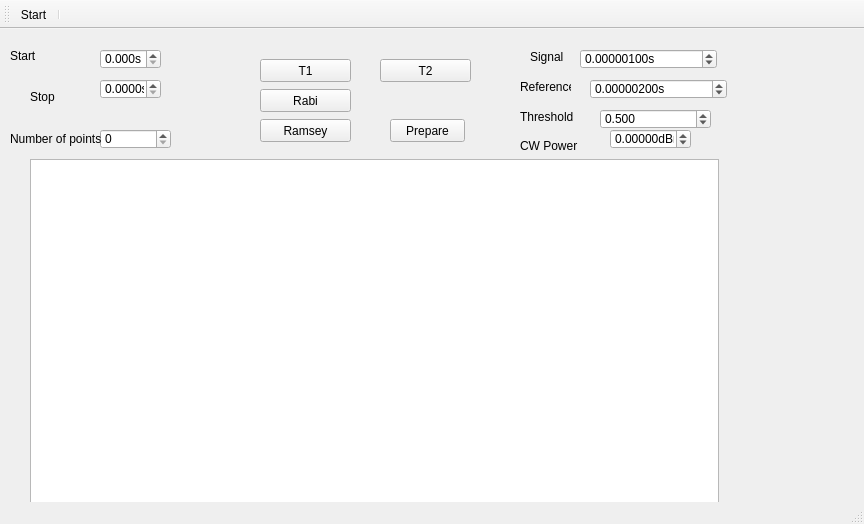
<?xml version="1.0" encoding="UTF-8"?>
<ui version="4.0">
 <class>MainWindow</class>
 <widget class="QMainWindow" name="MainWindow">
  <property name="geometry">
   <rect>
    <x>0</x>
    <y>0</y>
    <width>864</width>
    <height>524</height>
   </rect>
  </property>
  <property name="windowTitle">
   <string>MainWindow</string>
  </property>
  <widget class="QWidget" name="centralwidget">
   <widget class="PlotWidget" name="dummy_graph">
    <property name="geometry">
     <rect>
      <x>30</x>
      <y>130</y>
      <width>689</width>
      <height>359</height>
     </rect>
    </property>
   </widget>
   <widget class="QLabel" name="label">
    <property name="geometry">
     <rect>
      <x>10</x>
      <y>20</y>
      <width>80</width>
      <height>13</height>
     </rect>
    </property>
    <property name="sizePolicy">
     <sizepolicy hsizetype="Minimum" vsizetype="Fixed">
      <horstretch>0</horstretch>
      <verstretch>0</verstretch>
     </sizepolicy>
    </property>
    <property name="text">
     <string>Start</string>
    </property>
   </widget>
   <widget class="ScienDSpinBox" name="fcw_doubleSpinBox">
    <property name="geometry">
     <rect>
      <x>100</x>
      <y>20</y>
      <width>61</width>
      <height>20</height>
     </rect>
    </property>
    <property name="sizePolicy">
     <sizepolicy hsizetype="Minimum" vsizetype="Fixed">
      <horstretch>0</horstretch>
      <verstretch>0</verstretch>
     </sizepolicy>
    </property>
    <property name="suffix">
     <string>s</string>
    </property>
    <property name="decimals">
     <number>3</number>
    </property>
    <property name="maximum">
     <double>10000000000.000000000000000</double>
    </property>
    <property name="singleStep">
     <double>0.010000000000000</double>
    </property>
    <property name="value">
     <double>0.000000000000000</double>
    </property>
   </widget>
   <widget class="ScienDSpinBox" name="fmin_doubleSpinBox">
    <property name="geometry">
     <rect>
      <x>600</x>
      <y>80</y>
      <width>111</width>
      <height>20</height>
     </rect>
    </property>
    <property name="sizePolicy">
     <sizepolicy hsizetype="Minimum" vsizetype="Fixed">
      <horstretch>0</horstretch>
      <verstretch>0</verstretch>
     </sizepolicy>
    </property>
    <property name="suffix">
     <string/>
    </property>
    <property name="decimals">
     <number>3</number>
    </property>
    <property name="maximum">
     <double>1.000000000000000</double>
    </property>
    <property name="singleStep">
     <double>0.001000000000000</double>
    </property>
    <property name="value">
     <double>0.500000000000000</double>
    </property>
   </widget>
   <widget class="QLabel" name="label_2">
    <property name="geometry">
     <rect>
      <x>520</x>
      <y>80</y>
      <width>61</width>
      <height>16</height>
     </rect>
    </property>
    <property name="sizePolicy">
     <sizepolicy hsizetype="Minimum" vsizetype="Fixed">
      <horstretch>0</horstretch>
      <verstretch>0</verstretch>
     </sizepolicy>
    </property>
    <property name="text">
     <string>Threshold</string>
    </property>
   </widget>
   <widget class="QLabel" name="label_3">
    <property name="geometry">
     <rect>
      <x>530</x>
      <y>20</y>
      <width>41</width>
      <height>16</height>
     </rect>
    </property>
    <property name="sizePolicy">
     <sizepolicy hsizetype="Minimum" vsizetype="Fixed">
      <horstretch>0</horstretch>
      <verstretch>0</verstretch>
     </sizepolicy>
    </property>
    <property name="text">
     <string>Signal</string>
    </property>
   </widget>
   <widget class="ScienDSpinBox" name="fstep_doubleSpinBox">
    <property name="geometry">
     <rect>
      <x>580</x>
      <y>20</y>
      <width>137</width>
      <height>20</height>
     </rect>
    </property>
    <property name="sizePolicy">
     <sizepolicy hsizetype="Minimum" vsizetype="Fixed">
      <horstretch>0</horstretch>
      <verstretch>0</verstretch>
     </sizepolicy>
    </property>
    <property name="suffix">
     <string>s</string>
    </property>
    <property name="decimals">
     <number>8</number>
    </property>
    <property name="maximum">
     <double>1.000000000000000</double>
    </property>
    <property name="singleStep">
     <double>0.000001000000000</double>
    </property>
    <property name="value">
     <double>0.000001000000000</double>
    </property>
   </widget>
   <widget class="ScienDSpinBox" name="fmax_doubleSpinBox">
    <property name="geometry">
     <rect>
      <x>590</x>
      <y>50</y>
      <width>137</width>
      <height>20</height>
     </rect>
    </property>
    <property name="sizePolicy">
     <sizepolicy hsizetype="Minimum" vsizetype="Fixed">
      <horstretch>0</horstretch>
      <verstretch>0</verstretch>
     </sizepolicy>
    </property>
    <property name="suffix">
     <string>s</string>
    </property>
    <property name="decimals">
     <number>8</number>
    </property>
    <property name="maximum">
     <double>1.000000000000000</double>
    </property>
    <property name="singleStep">
     <double>0.000001000000000</double>
    </property>
    <property name="value">
     <double>0.000002000000000</double>
    </property>
   </widget>
   <widget class="QLabel" name="label_6">
    <property name="geometry">
     <rect>
      <x>520</x>
      <y>110</y>
      <width>85</width>
      <height>13</height>
     </rect>
    </property>
    <property name="sizePolicy">
     <sizepolicy hsizetype="Minimum" vsizetype="Fixed">
      <horstretch>0</horstretch>
      <verstretch>0</verstretch>
     </sizepolicy>
    </property>
    <property name="text">
     <string>CW Power</string>
    </property>
   </widget>
   <widget class="ScienDSpinBox" name="pcw_doubleSpinBox">
    <property name="geometry">
     <rect>
      <x>610</x>
      <y>100</y>
      <width>81</width>
      <height>20</height>
     </rect>
    </property>
    <property name="sizePolicy">
     <sizepolicy hsizetype="Minimum" vsizetype="Fixed">
      <horstretch>0</horstretch>
      <verstretch>0</verstretch>
     </sizepolicy>
    </property>
    <property name="suffix">
     <string>dBm</string>
    </property>
    <property name="decimals">
     <number>5</number>
    </property>
    <property name="minimum">
     <double>-1000.000000000000000</double>
    </property>
    <property name="maximum">
     <double>100.000000000000000</double>
    </property>
    <property name="value">
     <double>0.000000000000000</double>
    </property>
   </widget>
   <widget class="QLabel" name="label_5">
    <property name="geometry">
     <rect>
      <x>30</x>
      <y>60</y>
      <width>51</width>
      <height>16</height>
     </rect>
    </property>
    <property name="sizePolicy">
     <sizepolicy hsizetype="Minimum" vsizetype="Fixed">
      <horstretch>0</horstretch>
      <verstretch>0</verstretch>
     </sizepolicy>
    </property>
    <property name="text">
     <string>Stop</string>
    </property>
   </widget>
   <widget class="QDoubleSpinBox" name="stime_doubleSpinBox">
    <property name="geometry">
     <rect>
      <x>100</x>
      <y>50</y>
      <width>61</width>
      <height>20</height>
     </rect>
    </property>
    <property name="sizePolicy">
     <sizepolicy hsizetype="Minimum" vsizetype="Fixed">
      <horstretch>0</horstretch>
      <verstretch>0</verstretch>
     </sizepolicy>
    </property>
    <property name="suffix">
     <string>s</string>
    </property>
    <property name="decimals">
     <number>4</number>
    </property>
    <property name="minimum">
     <double>0.000000000000000</double>
    </property>
    <property name="maximum">
     <double>10000000000.000000000000000</double>
    </property>
    <property name="singleStep">
     <double>10000.000000000000000</double>
    </property>
    <property name="value">
     <double>0.000000000000000</double>
    </property>
   </widget>
   <widget class="QSpinBox" name="npts_doubleSpinBox">
    <property name="geometry">
     <rect>
      <x>100</x>
      <y>100</y>
      <width>71</width>
      <height>20</height>
     </rect>
    </property>
    <property name="minimum">
     <number>0</number>
    </property>
    <property name="maximum">
     <number>1000</number>
    </property>
    <property name="singleStep">
     <number>1</number>
    </property>
    <property name="value">
     <number>0</number>
    </property>
   </widget>
   <widget class="QLabel" name="label_7">
    <property name="geometry">
     <rect>
      <x>10</x>
      <y>100</y>
      <width>111</width>
      <height>20</height>
     </rect>
    </property>
    <property name="sizePolicy">
     <sizepolicy hsizetype="Minimum" vsizetype="Fixed">
      <horstretch>0</horstretch>
      <verstretch>0</verstretch>
     </sizepolicy>
    </property>
    <property name="text">
     <string>Number of points</string>
    </property>
   </widget>
   <widget class="QLabel" name="label_8">
    <property name="geometry">
     <rect>
      <x>520</x>
      <y>50</y>
      <width>51</width>
      <height>16</height>
     </rect>
    </property>
    <property name="sizePolicy">
     <sizepolicy hsizetype="Minimum" vsizetype="Fixed">
      <horstretch>0</horstretch>
      <verstretch>0</verstretch>
     </sizepolicy>
    </property>
    <property name="text">
     <string>Reference</string>
    </property>
   </widget>
   <widget class="QPushButton" name="do_fit_PushButton">
    <property name="geometry">
     <rect>
      <x>260</x>
      <y>30</y>
      <width>91</width>
      <height>23</height>
     </rect>
    </property>
    <property name="sizePolicy">
     <sizepolicy hsizetype="Minimum" vsizetype="Fixed">
      <horstretch>0</horstretch>
      <verstretch>0</verstretch>
     </sizepolicy>
    </property>
    <property name="text">
     <string>T1</string>
    </property>
   </widget>
   <widget class="QPushButton" name="do_fit_PushButton_2">
    <property name="geometry">
     <rect>
      <x>260</x>
      <y>90</y>
      <width>91</width>
      <height>23</height>
     </rect>
    </property>
    <property name="sizePolicy">
     <sizepolicy hsizetype="Minimum" vsizetype="Fixed">
      <horstretch>0</horstretch>
      <verstretch>0</verstretch>
     </sizepolicy>
    </property>
    <property name="text">
     <string>Ramsey</string>
    </property>
   </widget>
   <widget class="QPushButton" name="do_fit_PushButton_3">
    <property name="geometry">
     <rect>
      <x>260</x>
      <y>60</y>
      <width>91</width>
      <height>23</height>
     </rect>
    </property>
    <property name="sizePolicy">
     <sizepolicy hsizetype="Minimum" vsizetype="Fixed">
      <horstretch>0</horstretch>
      <verstretch>0</verstretch>
     </sizepolicy>
    </property>
    <property name="text">
     <string>Rabi</string>
    </property>
   </widget>
   <widget class="QPushButton" name="do_fit_PushButton_4">
    <property name="geometry">
     <rect>
      <x>380</x>
      <y>30</y>
      <width>91</width>
      <height>23</height>
     </rect>
    </property>
    <property name="sizePolicy">
     <sizepolicy hsizetype="Minimum" vsizetype="Fixed">
      <horstretch>0</horstretch>
      <verstretch>0</verstretch>
     </sizepolicy>
    </property>
    <property name="text">
     <string>T2</string>
    </property>
   </widget>
   <widget class="QPushButton" name="pushButton">
    <property name="geometry">
     <rect>
      <x>390</x>
      <y>90</y>
      <width>75</width>
      <height>23</height>
     </rect>
    </property>
    <property name="text">
     <string>Prepare</string>
    </property>
   </widget>
  </widget>
  <widget class="QStatusBar" name="statusbar"/>
  <widget class="QToolBar" name="toolBar">
   <property name="windowTitle">
    <string>toolBar</string>
   </property>
   <attribute name="toolBarArea">
    <enum>TopToolBarArea</enum>
   </attribute>
   <attribute name="toolBarBreak">
    <bool>false</bool>
   </attribute>
   <addaction name="actionStart"/>
   <addaction name="separator"/>
  </widget>
  <action name="actionStart">
   <property name="icon">
    <iconset>
     <normaloff>../../../artwork/icons/qudiTheme/22x22/start-counter.png</normaloff>../../../artwork/icons/qudiTheme/22x22/start-counter.png</iconset>
   </property>
   <property name="text">
    <string>Start</string>
   </property>
  </action>
  <action name="actionSave">
   <property name="icon">
    <iconset>
     <normaloff>../../../artwork/icons/oxygen/22x22/document-save.png</normaloff>../../../artwork/icons/oxygen/22x22/document-save.png</iconset>
   </property>
   <property name="text">
    <string>Save</string>
   </property>
  </action>
 </widget>
 <customwidgets>
  <customwidget>
   <class>PlotWidget</class>
   <extends>QGraphicsView</extends>
   <header>pyqtgraph</header>
  </customwidget>
  <customwidget>
   <class>ScienDSpinBox</class>
   <extends>QDoubleSpinBox</extends>
   <header>qtwidgets.scientific_spinbox.h</header>
  </customwidget>
 </customwidgets>
 <resources/>
 <connections/>
</ui>
